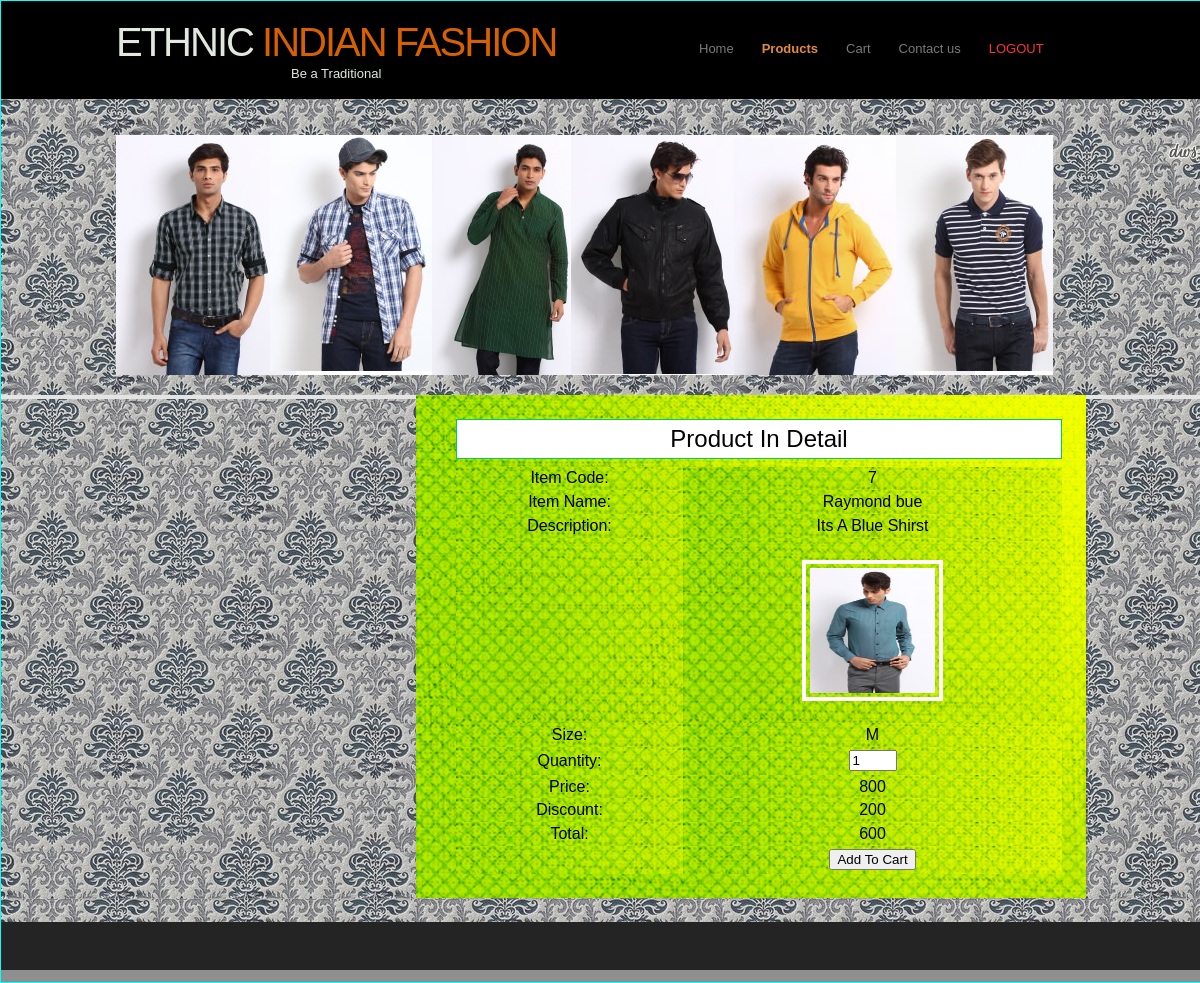
Page /InsertCart.php?ItemId=7 on the committed database.
### tables this page shows
CREATE TABLE IF NOT EXISTS `item_master` (
  `ItemId` int(11) NOT NULL AUTO_INCREMENT,
  `CategoryId` int(11) NOT NULL,
  `ItemName` varchar(20) NOT NULL,
  `Description` varchar(200) NOT NULL,
  `Size` varchar(10) NOT NULL,
  `Image` varchar(100) NOT NULL,
  `Price` float NOT NULL,
  `Discount` float NOT NULL,
  `Total` float NOT NULL,
  PRIMARY KEY (`ItemId`)
);

### InsertCart.php (the view, shortened to what this page needs)
<html>
<head>
<link href="style.css" rel="stylesheet" type="text/css" />
</head>
<body>
<div class="main">
  <div class="header">
    <div class="header_resize">
      <div class="logo">
       <h1><a href="index.html">ETHNIC<span> INDIAN FASHION</span><small><center>Be a Traditional</center></small></a></h1>
      </div>
      <div class="menu_nav">
        <ul>
             <li><a href="customer_index.php">Home</a></li>
          <li class="active"><a href="cus_products.php">Products</a></li>
          <li><a href="Cart.php">Cart</a></li>
          <li><a href="about.php">Contact us</a></li>
           <li><a href="logout.php"><font color="#FF3333">LOGOUT</font></a></li>
        </ul>
      </div>
    </div>
  </div>
  <div class="content">
    <div class="content_resize">
      <div class="hbg"><a href="#" onMouseOut="MM_swapImgRestore()" onMouseOver="MM_swapImage('Image4','','img/101.png',1)"><img src="img/100.png" alt="Sorry" width="937" height="240" id="Image4" /></a></div>
      <center><div class="mainbar">
        <div class="article">
          <h2 align="center">Product In Detail  </h2>
            <?php
$Id=$_GET['ItemId'];
$sql = "select * from Item_Master where ItemId=".$Id."";
$result = mysql_query($sql);
while($row = mysql_fetch_array($result))
{
$Id=$row['ItemId'];
$Name=$row['ItemName'];
$Description=$row['Description'];
$Size=$row['Size'];
$Price=$row['Price'];
$Discount=$row['Discount'];
$Total=$row['Total'];
$Image=$row['Image'];
}
?>
        <form id="form1" name="form1" method="post" action="Insert.php?Id=<?php echo $Id;?>">
          <table width="100%" height="407" border="0" cellpadding="0" cellspacing="0" background="images/10447-green-fabric-1366x768-abstract-wallpaper.png">
            <tr>
              <td align="center" background="images/10447-green-fabric-1366x768-abstract-wallpaper.png" bgcolor="#00CCFF" class="style12">Item Code:</td>
              <td align="center" background="images/10447-green-fabric-1366x768-abstract-wallpaper.png" bgcolor="#AEDFFF"><span class="style12"><?php echo $Id;?></span></td>
            </tr>
            <tr>
              <td align="center" background="images/10447-green-fabric-1366x768-abstract-wallpaper.png" bgcolor="#00CCFF"><span class="style12">Item Name:</span></td>
              <td align="center" background="images/10447-green-fabric-1366x768-abstract-wallpaper.png" bgcolor="#AEDFFF"><span class="style12"><?php echo $Name;?></span></td>
            </tr>
            <tr>
              <td align="center" background="images/10447-green-fabric-1366x768-abstract-wallpaper.png" bgcolor="#00CCFF"><span class="style12">Description:</span></td>
              <td align="center" background="images/10447-green-fabric-1366x768-abstract-wallpaper.png" bgcolor="#AEDFFF"><span class="style12"><?php echo $Description;?></span></td>
            </tr>
            <tr>
              <td align="center" background="images/10447-green-fabric-1366x768-abstract-wallpaper.png" bgcolor="#00CCFF">&nbsp;</td>
              <td align="center" background="images/10447-green-fabric-1366x768-abstract-wallpaper.png" bgcolor="#AEDFFF"><img src="./img/<?php echo $Image;?>" alt="Image wait" width="125" height="125" border="4" /></td>
            </tr>
            <tr>
              <td align="center" background="images/10447-green-fabric-1366x768-abstract-wallpaper.png" bgcolor="#00CCFF"><span class="style12">Size:</span></td>
              <td align="center" background="images/10447-green-fabric-1366x768-abstract-wallpaper.png" bgcolor="#AEDFFF"><span class="style12"><?php echo $Size;?></span></td>
            </tr>
            <tr>
              <td align="center" background="images/10447-green-fabric-1366x768-abstract-wallpaper.png" bgcolor="#00CCFF"><span class="style12">Quantity:</span></td>
              <td align="center" background="images/10447-green-fabric-1366x768-abstract-wallpaper.png" bgcolor="#AEDFFF"><span class="style12" id="sprytextfield1">
                <label>
                <input type="number" min=1 max=9 name="txtQty" id="txtQty" value="1" />
                </label>
              </span></td>
            </tr>
            <tr>
              <td align="center" background="images/10447-green-fabric-1366x768-abstract-wallpaper.png" bgcolor="#00CCFF"><span class="style12">Price:</span></td>
              <td align="center" background="images/10447-green-fabric-1366x768-abstract-wallpaper.png" bgcolor="#AEDFFF"><span class="style12"><?php echo $Price;?></span></td>
            </tr>
            <tr>
              <td align="center" background="images/10447-green-fabric-1366x768-abstract-wallpaper.png" bgcolor="#00CCFF"><span class="style12">Discount:</span></td>
              <td align="center" background="images/10447-green-fabric-1366x768-abstract-wallpaper.png" bgcolor="#AEDFFF"><span class="style12"><?php echo $Discount;?></span></td>
            </tr>
            <tr>
              <td align="center" background="images/10447-green-fabric-1366x768-abstract-wallpaper.png" bgcolor="#00CCFF"><span class="style12">Total:</span></td>
              <td align="center" background="images/10447-green-fabric-1366x768-abstract-wallpaper.png" bgcolor="#AEDFFF"><span class="style12"><?php echo $Total;?></span></td>
            </tr>
            <tr>
              <td align="center" background="images/10447-green-fabric-1366x768-abstract-wallpaper.png" bgcolor="#000000">&nbsp;</td>
              <td align="center" background="images/10447-green-fabric-1366x768-abstract-wallpaper.png" bgcolor="#AEDFFF"><span class="style12">
                <label>
                <input type="submit" name="button" id="button" value="Add To Cart" />
                </label>
              </span></td>
            </tr>
          </table>
         </form>
        </div>
    </div></center>
  </div>
  <div class="fbg">
    <div class="fbg_resize">
    </div>
  </div>
  <div class="footer">
    <div class="footer_resize">
    </div>
  </div>
</div>
</body>
</html>

### style.css (style rules this page uses)
body { margin:0; padding:0; width:100%; font-family: Arial, Helvetica, sans-serif; font-size: 12px; font-style: normal; line-height: 1.8em; font-weight: lighter; font-variant: normal; position: absolute; height: auto; border: thin ridge #00FFFF; background-color: #8F8F8F; }
html, .main { padding:0; margin:0; background:#fbfbfb; }
.logo { height:98px; float:left; }
h1 { margin: 0; padding: 17px 0; color: #000000; font: bold 40px/1.2em Arial, Helvetica, sans-serif; letter-spacing: -2px; }
h1 a, h1 a:hover { color:#e1e9df; text-decoration:none; }
h1 span { color:#d76002; }
h1 small { display:block; padding:0; font:normal 13px/1.2em Arial, Helvetica, sans-serif; letter-spacing:normal; }
h2 { height: auto; width: auto; margin-top: 8px; margin-right: 0; margin-bottom: 8px; margin-left: 0; padding-top: 8px; padding-right: 0; padding-bottom: 8px; padding-left: 0; border: thin groove #00CC66; font-family: Arial, Helvetica, sans-serif; font-size: 24px; font-weight: lighter; font-style: normal; color: #000; background-color: #FFFFFF; }
a { color:#000066; text-decoration:underline; font-weight: normal; }
.header, .content, .menu_nav, .fbg, .footer, form, ol, ol li, ul, .content .mainbar, .content .sidebar { margin: 0; padding: 0; font-size: 12px; font-weight: bold; font-family: Arial, Helvetica, sans-serif; }
.fbg_resize { margin:0 auto; padding:0 40px; width:890px; }
.header { height:98px; background-color: #000000; }
.header_resize { margin:0 auto; padding:0; width:970px; }
.hbg { width:970px; padding:20px 0; }
.menu_nav { margin:0; padding:25px 0 0 20px; float:right; width:400px; }
.menu_nav ul { list-style:none; }
.menu_nav ul li { margin:0; padding:0 2px 0 0; float:left; background:url(images/menu_line.gif) no-repeat right center; }
.menu_nav ul li a { display:block; margin:0; padding:12px 13px; color:#7b7a7a; text-decoration:none; font-size:13px; }
.menu_nav ul li.active a, .menu_nav ul li a:hover { font-weight:bold; color:#e58a42; }
.content { margin-bottom:12px; background-color: #F0F0F0; background-image: url(images/18516-vintage-pattern-1280x800-abstract-wallpaper.jpg); }
.content_resize { margin:0 auto; padding:16px 0 0; width:970px; }
.mainbar { margin:0; padding:0; float:right; width:670px; }
.mainbar img { padding:4px; }
.mainbar .article { margin: 0; padding: 16px 24px 24px 40px; text-align: center; font-size: 12px; font-family: "Segoe UI", "Microsoft Sans Serif"; background-image: url(images/10447-green-fabric-1366x768-abstract-wallpaper.png); }
.fbg { border-top:4px solid #e4e4e4; }
.fbg_resize { padding:24px 40px; alignment-adjust:middle; }
.footer { color:#959595; background-color:#242424; }
.footer_resize { margin:0 auto; padding:24px 40px; width:890px; }
.main .content .content_resize .mainbar .article #form1 table { text-align: center; }
.content .content_resize center .mainbar .article #form1 table { color: #FFFFFF; background-color: #0066FF; }

### rows in the picture
item_master: ItemId "7", ItemName "Raymond bue", Description "Its A Blue Shirst", Image (picture), Size "M", Price "800", Discount "200", Total "600"
